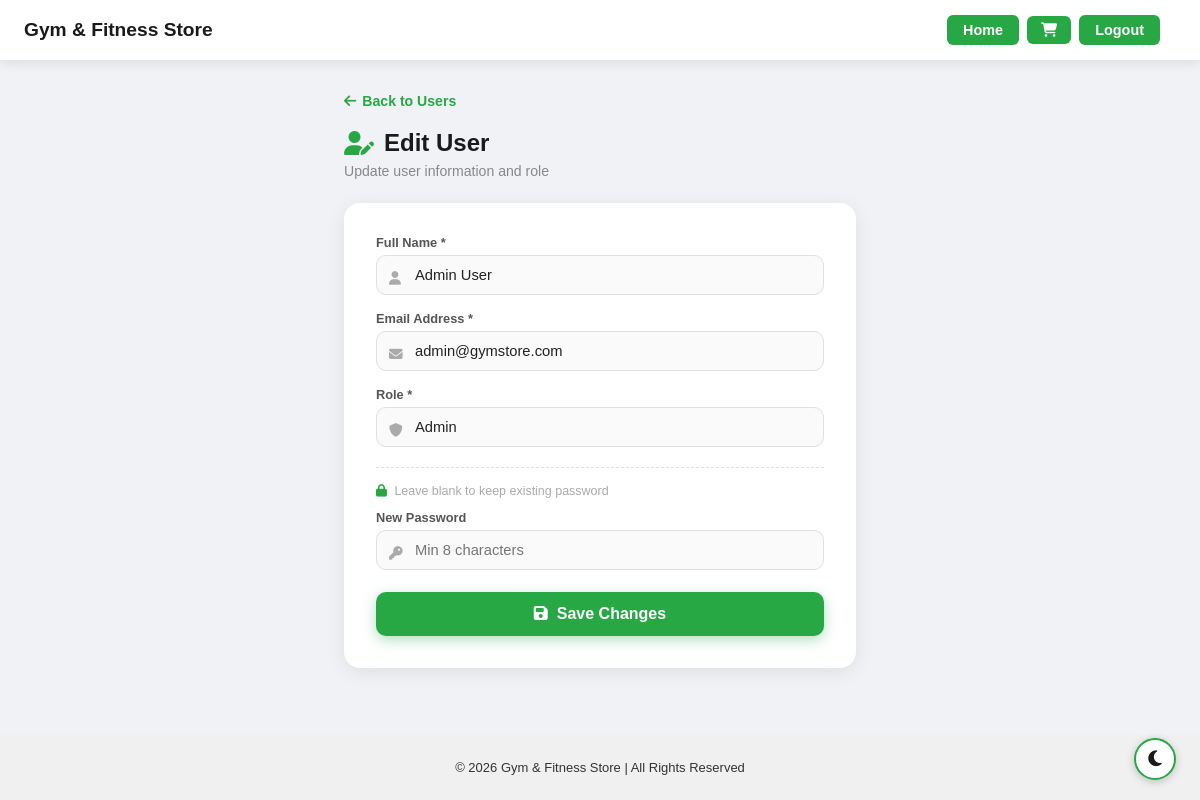
The page /admin/edit_user.php?id=1 (signed in) on the database as committed earlier.
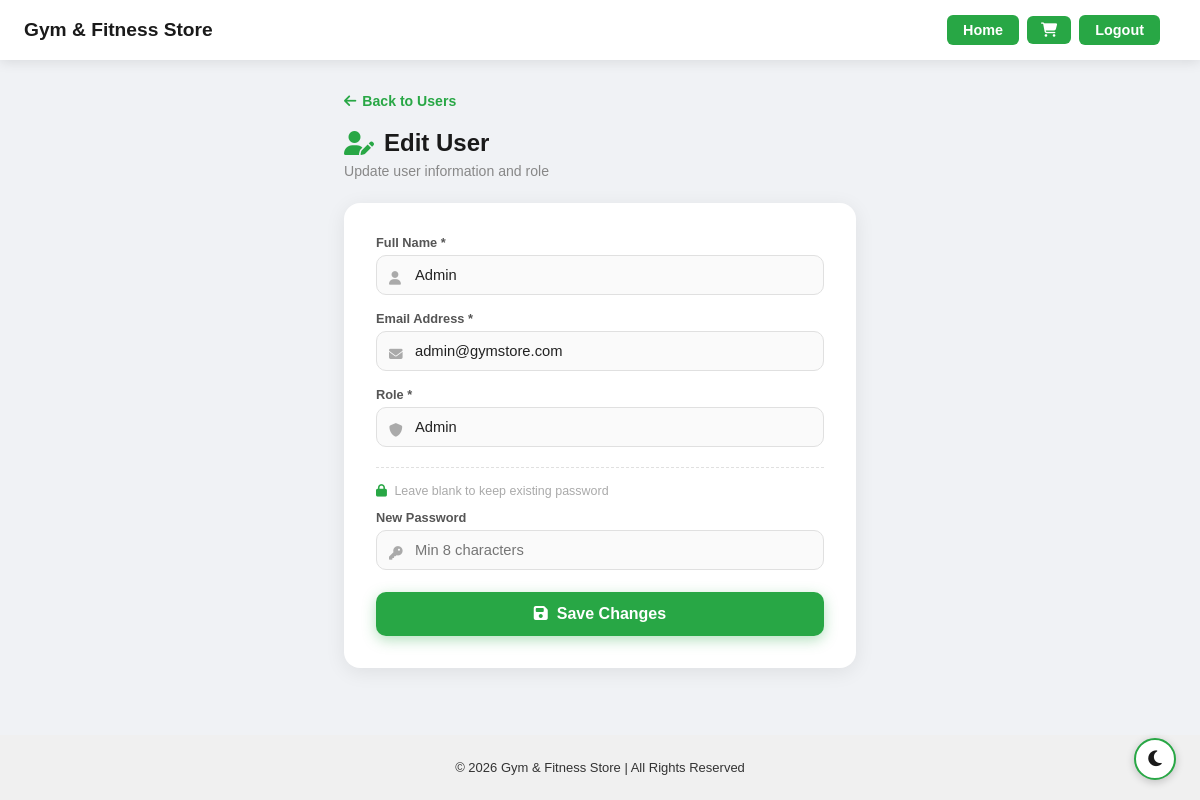
The same page on the database as committed later.
### tables this page shows
CREATE TABLE `users` (
  `id` int(11) NOT NULL,
  `name` varchar(100) NOT NULL,
  `email` varchar(100) NOT NULL,
  `password` varchar(255) NOT NULL,
  `role` enum('user','admin') DEFAULT 'user'
);

### admin/edit_user.php (the view, shortened to what this page needs)
<?php
include("../config/db.php");
$id = intval($_GET['id'] ?? 0);
$user = $conn->query("SELECT * FROM users WHERE id=$id")->fetch_assoc();
?>
<!DOCTYPE html><html lang="en"><head><meta charset="UTF-8"><meta name="viewport" content="width=device-width, initial-scale=1.0">
<link rel="stylesheet" href="../assets/style.css">
<link rel="stylesheet" href="https://cdnjs.cloudflare.com/ajax/libs/font-awesome/6.5.1/css/all.min.css">
</head><body class="light-mode">
<?php include("../includes/header.php"); ?>
<div class="admin-wrap">
    <a href="users.php" class="back-link"><i class="fa-solid fa-arrow-left"></i> Back to Users</a>
    <h2 class="page-title"><i class="fa-solid fa-user-pen"></i> Edit User</h2>
    <p class="page-sub">Update user information and role</p>
    <div class="form-card">
        <form method="POST" autocomplete="off">
            <div class="input-group"><label>Full Name *</label><i class="fa-solid fa-user field-icon"></i><input type="text" name="name" value="<?= htmlspecialchars($user['name']) ?>" required></div>
            <div class="input-group"><label>Email Address *</label><i class="fa-solid fa-envelope field-icon"></i><input type="email" name="email" value="<?= htmlspecialchars($user['email']) ?>" required></div>
            <div class="input-group"><label>Role *</label><i class="fa-solid fa-shield field-icon"></i>
                <select name="role">
                    <option value="admin" <?= $user['role']==='admin'?'selected':'' ?>>Admin</option>
                </select>
            </div>
            <hr class="section-divider">
            <p class="optional-label"><i class="fa-solid fa-lock" style="color:#28a745;margin-right:4px;"></i> Leave blank to keep existing password</p>
            <div class="input-group"><label>New Password</label><i class="fa-solid fa-key field-icon"></i><input type="password" name="new_password" placeholder="Min 8 characters"></div>
            <button type="submit" class="btn-submit"><i class="fa-solid fa-floppy-disk"></i> &nbsp;Save Changes</button>
        </form>
    </div>
</div>
<div class="mode-toggle-container"><button id="mode-toggle"><i class="fa-solid fa-moon"></i></button></div>
<?php include("../includes/footer.php"); ?>
</body></html>

Rows that differ between the two databases and show on the page:
changed users "Admin": name "Admin User" → "Admin"
